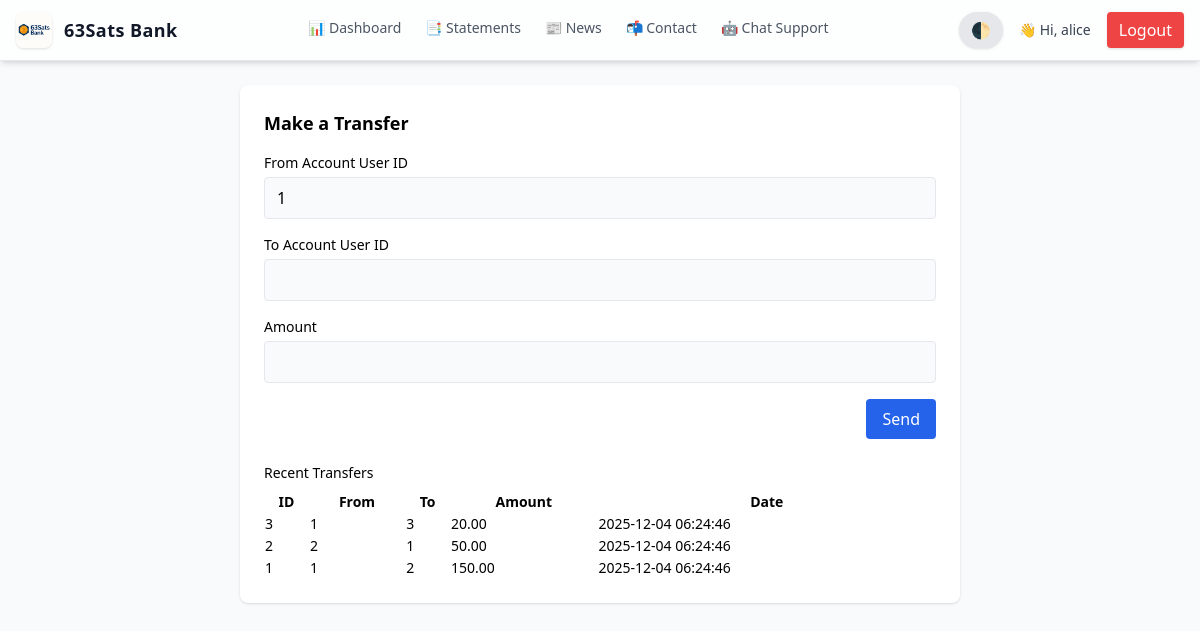
Page /transfer.php (signed in) on the committed database.
### tables this page shows
CREATE TABLE IF NOT EXISTS users (
    id INT AUTO_INCREMENT PRIMARY KEY,
    username VARCHAR(255) NOT NULL UNIQUE,
    password VARCHAR(255) NOT NULL,
    email VARCHAR(255),
    created_at TIMESTAMP DEFAULT CURRENT_TIMESTAMP
);

CREATE TABLE IF NOT EXISTS transactions (
    id INT AUTO_INCREMENT PRIMARY KEY,
    from_id INT NOT NULL,
    to_id INT NOT NULL,
    amount DECIMAL(10,2),
    description VARCHAR(255),
    created_at TIMESTAMP DEFAULT CURRENT_TIMESTAMP,
    FOREIGN KEY (from_id) REFERENCES accounts(id),
    FOREIGN KEY (to_id) REFERENCES accounts(id)
);

### transfer.php (the view, shortened to what this page needs)
<?php
include("includes/db.php");
include("includes/header.php");
$user_id = null;
if (isset($_SESSION['user'])) {
    $u = mysqli_real_escape_string($conn, $_SESSION['user']);
    $r = mysqli_query($conn, "SELECT id FROM users WHERE username='$u' LIMIT 1");
    if ($r && mysqli_num_rows($r) > 0) {
        $row = mysqli_fetch_assoc($r);
        $user_id = $row['id'];
    }
} elseif (isset($_COOKIE['UID'])) {
    $user_id = intval($_COOKIE['UID']);
}
?>
<!doctype html>
<html lang="en" class="light">
<head>
  <script src="https://cdn.tailwindcss.com"></script>
  <link rel="stylesheet" href="css/style.css">
</head>
<body class="bg-gray-50 dark:bg-gray-900 text-gray-800 dark:text-gray-100 min-h-screen">
<div class="max-w-3xl mx-auto p-6">
  <div class="bg-white dark:bg-gray-800 shadow rounded-lg p-6">
    <div class="flex justify-between items-center">
      <h1 class="text-lg font-semibold">Make a Transfer</h1>
    </div>
    <form method="POST" class="mt-4 space-y-4">
      <div>
        <label class="block text-sm">From Account User ID</label>
        <input name="from"
          value="<?php echo htmlspecialchars($user_id); ?>"
          class="mt-1 w-full rounded border px-3 py-2 bg-gray-50 dark:bg-gray-700" />
      </div>
      <div>
        <label class="block text-sm">To Account User ID</label>
        <input name="to" required
          class="mt-1 w-full rounded border px-3 py-2 bg-gray-50 dark:bg-gray-700" />
      </div>
      <div>
        <label class="block text-sm">Amount</label>
        <input name="amount" type="number" step="0.01" required
          class="mt-1 w-full rounded border px-3 py-2 bg-gray-50 dark:bg-gray-700" />
      </div>
      <div class="flex justify-end">
        <button type="submit" name="transfer"
          class="px-4 py-2 bg-blue-600 text-white rounded">Send</button>
      </div>
    </form>
    <div class="mt-6">
      <h2 class="text-sm font-medium">Recent Transfers</h2>
      <div class="mt-2 text-sm text-gray-600 dark:text-gray-300">
        <?php
        $uid = intval($user_id ?: 0);
        $res = mysqli_query($conn,
          "SELECT * FROM transactions
           WHERE from_id = $uid OR to_id = $uid
           ORDER BY id DESC LIMIT 10"
        );
        if ($res && mysqli_num_rows($res) > 0) {
            echo "<table class='w-full mt-2 text-sm'>";
            echo "<tr><th>ID</th><th>From</th><th>To</th><th>Amount</th><th>Date</th></tr>";
            while ($t = mysqli_fetch_assoc($res)) {
                echo "<tr>";
                echo "<td>" . intval($t['id']) . "</td>";
                echo "<td>" . intval($t['from_id']) . "</td>";
                echo "<td>" . intval($t['to_id']) . "</td>";
                echo "<td>" . htmlspecialchars($t['amount']) . "</td>";
                echo "<td>" . htmlspecialchars($t['created_at']) . "</td>";
                echo "</tr>";
            }
            echo "</table>";
        } else {
            echo "<div class='text-sm text-gray-500'>No recent transfers.</div>";
        }
        ?>
      </div>
    </div>
  </div>
</div>
</body>
</html>

### css/style.css (style rules this page uses)
* { transition: background-color 0.15s ease, color 0.15s ease; }
html.light { color-scheme: light; }

### rows in the picture
users: from "1"
transactions: id "3", from "1", to "3", amount "20.00", created_at "2025-12-04 06:24:46"
transactions: id "2", from "2", to "1", amount "50.00", created_at "2025-12-04 06:24:46"
transactions: id "1", from "1", to "2", amount "150.00", created_at "2025-12-04 06:24:46"

### other values in the picture
$_SESSION['user'] "alice"
